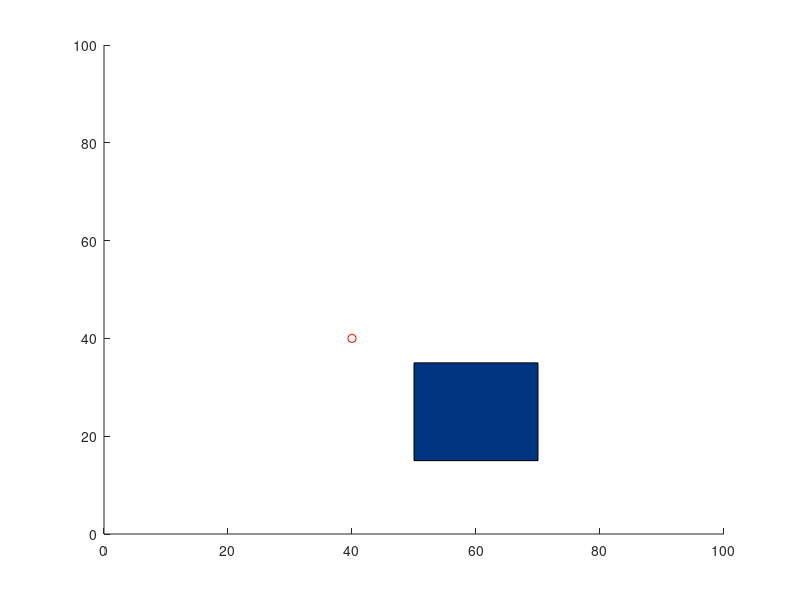

Reproduce this figure in MATLAB. (Note: this script raises an error after producing the figure.)
%RRT implementation

clearvars
close all

%defining arena and obstacle position
x_max = 100;
y_max = 100;
obstacle = [50,15,20,20];
stp = 20; % Max step size limit
numNodes = 3000;    %maximum number of nodes    

q_start.coord = [0 0]; % start pose
q_start.cost = 0;
q_start.parent = 0;
q_goal.coord = [40 40]; % goal pose
q_goal.cost = 0;
q_near.cost = 0;

nodes(1) = q_start; %q_start is structure
figure() %figure(1)
axis([0 x_max 0 y_max]) %creates a blank plot
rectangle('Position',obstacle,'FaceColor',[0 .2 .5])
hold on
plot(q_goal.coord(1) ,q_goal.coord(2) ,'-o','Color',[1 0 0]);
hold on
 
for i = 1:1:numNodes
    q_rand = [floor(rand(1)*x_max) floor(rand(1)*y_max)]; %floor(X) rounds the elements of X to the nearest integer towards minus infinity. %rand(1) generates values between 0 and 1.
       
    % Stop if goal node is already reached
    for j = 1:1:length(nodes)
        if nodes(j).coord == q_goal.coord % nodes is a structure with subparts of coordinate, cost, parentheh node
            break
        end
    end
    
    % Finding the closest node to the new one from existing list of nodes  
    ndist = [];
    for j = 1:1:length(nodes)
        n = nodes(j);
        tmp = dist(n.coord, q_rand); 
        ndist = [ndist tmp];  % ndist array of distances of new node to all previous nodes
    end
    
    [val, idx] = min(ndist); %chosing the minimum cost distance, and storing its index value in idx
    q_near = nodes(idx); % idx th node is the final parent node of the new random node made now.
    q_new.coord = move(q_rand, q_near.coord, val, stp);
    
    if noCollision(q_rand, q_near.coord, obstacle) 
    %if Final_Collision(q_rand, q_near.coord, obstacle)==1
        line([q_near.coord(1), q_new.coord(1)], [q_near.coord(2), q_new.coord(2)], 'Color', 'k', 'LineWidth', 2);
        drawnow
        hold on
        q_new.cost = dist(q_new.coord, q_near.coord) + q_near.cost;
        %q_near.cost = dist(q_new.coord, q_near.coord) + q_near.cost;
        
        % Storing parent node of the new node
        for j = 1:1:length(nodes)
            if nodes(j).coord == q_near.coord
                q_new.parent = j;
            end
        end
        
        % Append to nodes list with the new node
          nodes = [nodes q_new];
     
        
        q_near.cost = q_new.cost;
    end
end 